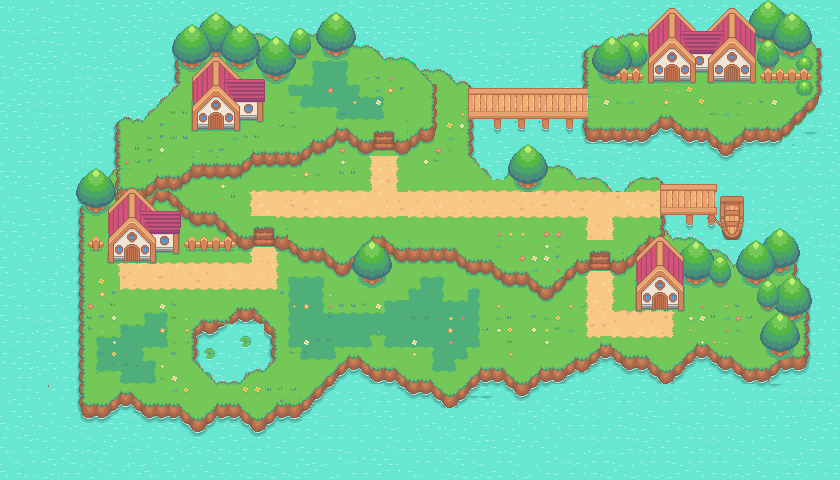

The image is a tile-based game level rendered from a .tmx file. Its description and source (layers, tilesets, objects; grid data summarised) follow:
An orthogonal 70x40 tile map with 12x12 px tiles, 12 tile layers (Ocean, Landmass, Path, Cliff, ...), 3 hidden layers not drawn, 2 tilesets.

<map version="1.8" tiledversion="1.8.4" orientation="orthogonal" renderorder="right-down" width="70" height="40" tilewidth="12" tileheight="12" infinite="0" nextlayerid="18" nextobjectid="1">
 <editorsettings>
  <export target="townMap.tmj" format="json" />
 </editorsettings>
 <tileset firstgid="1" source="pokemon_map.tsx" />
 <tileset firstgid="1025" source="collison_tile.tsx" />
 <layer id="1" name="Ocean" width="70" height="40">
  <data>[2800 cells, 2800 non-empty, 10 distinct tile ids]</data>
 </layer>
 <layer id="2" name="Landmass" width="70" height="40">
  <data>[2800 cells, 1736 non-empty, 123 distinct tile ids]</data>
 </layer>
 <layer id="12" name="Path" width="70" height="40">
  <data>[2800 cells, 300 non-empty, 33 distinct tile ids]</data>
 </layer>
 <layer id="3" name="Cliff" width="70" height="40">
  <data>[2800 cells, 188 non-empty, 71 distinct tile ids]</data>
 </layer>
 <layer id="4" name="Peak" width="70" height="40">
  <data>[2800 cells, 122 non-empty, 73 distinct tile ids]</data>
 </layer>
 <layer id="6" name="Pond" width="70" height="40">
  <data>[2800 cells, 64 non-empty, 47 distinct tile ids]</data>
 </layer>
 <layer id="9" name="Tree 2" width="70" height="40">
  <data>[2800 cells, 128 non-empty, 41 distinct tile ids]</data>
 </layer>
 <layer id="8" name="Tree 1" width="70" height="40">
  <data>[2800 cells, 214 non-empty, 101 distinct tile ids]</data>
 </layer>
 <layer id="5" name="House 2" width="70" height="40">
  <data>[2800 cells, 410 non-empty, 181 distinct tile ids]</data>
 </layer>
 <layer id="10" name="House 1" width="70" height="40">
  <data>[2800 cells, 10 non-empty, 8 distinct tile ids]</data>
 </layer>
 <layer id="11" name="Top" width="70" height="40">
  <data>[2800 cells, 48 non-empty, 19 distinct tile ids]</data>
 </layer>
 <layer id="14" name="Flowers" width="70" height="40">
  <data>[2800 cells, 236 non-empty, 50 distinct tile ids]</data>
 </layer>
 <layer id="17" name="Battle Zone" width="70" height="40" visible="0" opacity="0.17">
  <data>[2800 cells, 125 non-empty, 1 distinct tile ids]</data>
 </layer>
 <layer id="15" name="Collision" width="70" height="40" visible="0" opacity="0.69">
  <data>[2800 cells, 335 non-empty, 1 distinct tile ids]</data>
 </layer>
 <layer id="16" name="Foreground" width="70" height="40" visible="0">
  <data>[2800 cells, 28 non-empty, 28 distinct tile ids]</data>
 </layer>
</map>
